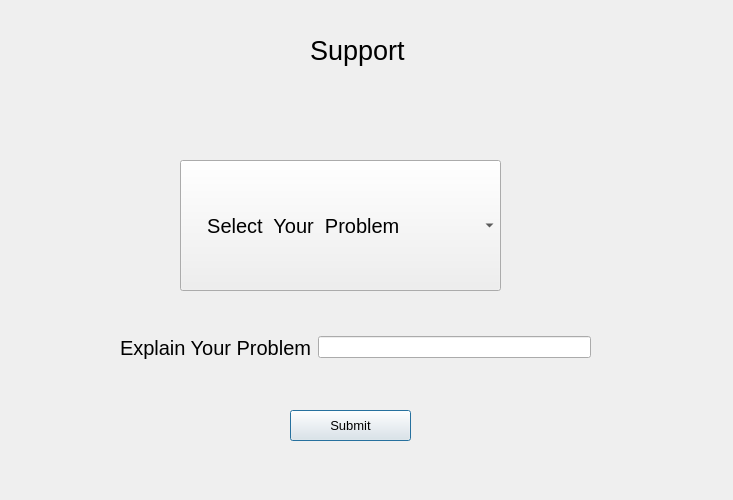
<?xml version="1.0" encoding="UTF-8"?>
<ui version="4.0">
 <class>Support</class>
 <widget class="QDialog" name="Support">
  <property name="geometry">
   <rect>
    <x>0</x>
    <y>0</y>
    <width>733</width>
    <height>500</height>
   </rect>
  </property>
  <property name="windowTitle">
   <string>Dialog</string>
  </property>
  <widget class="QComboBox" name="comboBox">
   <property name="geometry">
    <rect>
     <x>180</x>
     <y>160</y>
     <width>321</width>
     <height>131</height>
    </rect>
   </property>
   <property name="styleSheet">
    <string notr="true">font-size: 15pt;</string>
   </property>
   <item>
    <property name="text">
     <string>    Select  Your  Problem</string>
    </property>
   </item>
   <item>
    <property name="text">
     <string>Student Info</string>
    </property>
   </item>
   <item>
    <property name="text">
     <string>Grades</string>
    </property>
   </item>
   <item>
    <property name="text">
     <string>Fees</string>
    </property>
   </item>
   <item>
    <property name="text">
     <string>Schedule</string>
    </property>
   </item>
  </widget>
  <widget class="QLabel" name="label">
   <property name="geometry">
    <rect>
     <x>310</x>
     <y>30</y>
     <width>181</width>
     <height>41</height>
    </rect>
   </property>
   <property name="styleSheet">
    <string notr="true">font-size: 20pt;</string>
   </property>
   <property name="text">
    <string>Support</string>
   </property>
  </widget>
  <widget class="QPushButton" name="pushButton">
   <property name="geometry">
    <rect>
     <x>290</x>
     <y>410</y>
     <width>121</width>
     <height>31</height>
    </rect>
   </property>
   <property name="styleSheet">
    <string notr="true">font-size: 10pt;</string>
   </property>
   <property name="text">
    <string>Submit</string>
   </property>
  </widget>
  <widget class="QWidget" name="layoutWidget">
   <property name="geometry">
    <rect>
     <x>120</x>
     <y>330</y>
     <width>471</width>
     <height>35</height>
    </rect>
   </property>
   <layout class="QHBoxLayout" name="horizontalLayout">
    <item>
     <widget class="QLabel" name="label_2">
      <property name="styleSheet">
       <string notr="true">font-size: 15pt;</string>
      </property>
      <property name="text">
       <string>Explain Your Problem</string>
      </property>
     </widget>
    </item>
    <item>
     <widget class="QLineEdit" name="lineEdit"/>
    </item>
   </layout>
  </widget>
 </widget>
 <resources/>
 <connections/>
</ui>
